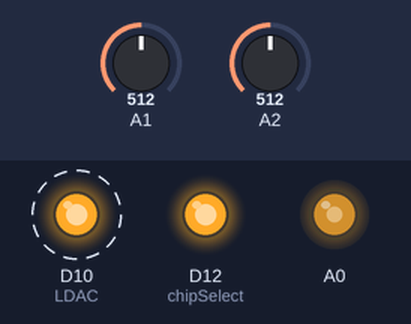
This program was run on a simulated Adafruit Feather M0. On the bench: output pins drawn as LEDs (lit = HIGH). Dashed ring = blinking. The test bench sets the inputs (shaded band); at power-on: A1 = 512, A2 = 512 (analog values on the 0–1023 scale). What the program prints to the serial monitor is not drawn.

Above: at 0.1 s.
Timing chart, 0 to 40.0 s (numbered marks = the images above):
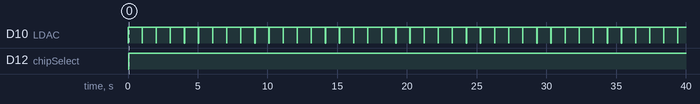

The program:

main.cpp
```cpp
#include <Arduino.h>
#include <SPI.h>

float dacOutputA;
float dacOutputB;

const byte chipSelect = 12;
const byte LDAC = 10;

void writeMCP4922(uint8_t dac, uint16_t data)
{
  if (!dac) data |= 0x7000;
  else data |= 0xF000;

  Serial.print("DATA: ");
  Serial.println(data, HEX);

  SPI.beginTransaction(SPISettings(14000000, MSBFIRST, SPI_MODE0));

  // Set CS pin low to transfer data
  digitalWrite(chipSelect, LOW);
  SPI.transfer16(data);
  digitalWrite(chipSelect, HIGH);

  SPI.endTransaction();
}

void setup() {
  // Set CS default high
  pinMode(chipSelect, OUTPUT);       // Set SPI CS pin as output
  digitalWrite(chipSelect, HIGH);    // Initialize CS pin in default state

  pinMode(LDAC, OUTPUT);
  digitalWrite(LDAC, HIGH);

  analogReadResolution(12);

  // Output 2 V on internal DAC
  analogWriteResolution(10);
  analogWrite(A0, 621);

  // Initialize SPI communication (DAC)
  SPI.begin();

  Serial.begin(9600);
  // Wait for serial connection
  while (!Serial) ;
  Serial.println("Outputing 1 V and 2 V");
  Serial.println();
}

void loop() {
  writeMCP4922(0, 4095); // Write to DAC A
  writeMCP4922(1, 2048); // Write to DAC B

  digitalWrite(LDAC, LOW);
  delay(10);
  digitalWrite(LDAC, HIGH);

  // Measure DAC output
  dacOutputA = (float)analogRead(A1) * (3.3/4096.0);
  dacOutputB = (float)analogRead(A2) * (3.3/4096.0);

  Serial.print("DAC A output: "); Serial.println(dacOutputA);
  Serial.print("DAC B output: "); Serial.println(dacOutputB);
  Serial.println();

  delay(1000);
}
```

Measured:
- by itself, D10 (LDAC): alternates HIGH for 1.0 s and LOW for 0.01 s
- by itself, D12 (chipSelect): LOW → HIGH at 0.04 s
